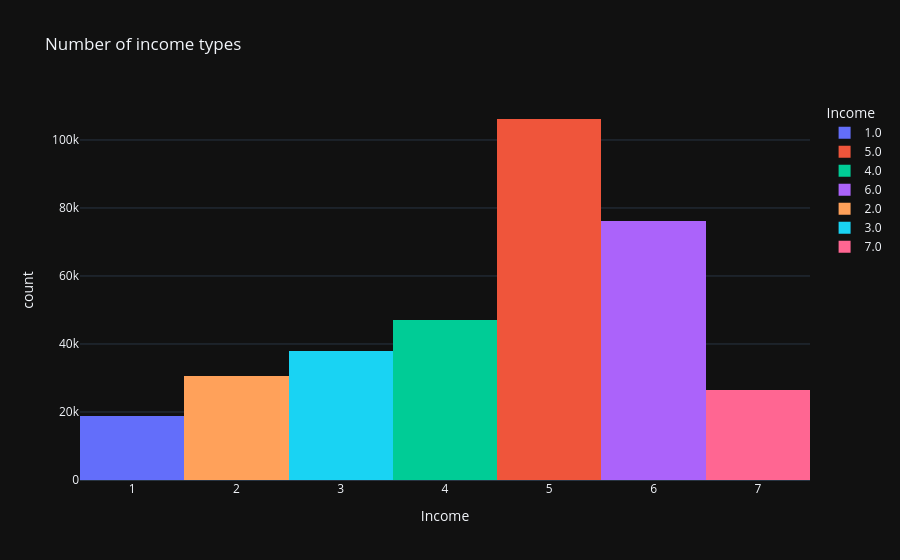

Notebook source saved alongside this figure:
### Code cell
income_graph = px.histogram(df_explore, x='Income', color='Income', title='Number of income types', template='plotly_dark')
income_graph.show()

### Figure 1 — Plotly figure (JSON) as saved in the notebook; plotly's stock layout.template omitted (floating-point values rounded to 4 significant figures; data arrays with more than 128 entries replaced by an {"elided": "..."} marker saying what was removed)
{"data": [{"alignmentgroup": "True", "bingroup": "x", "hovertemplate": "Income=%{x}<br>count=%{y}<extra></extra>", "legendgroup": "1.0", "marker": {"color": "#636efa", "pattern": {"shape": ""}}, "name": "1.0", "offsetgroup": "1.0", "orientation": "v", "showlegend": true, "type": "histogram", "x": {"elided": "18863 int values"}, "xaxis": "x", "yaxis": "y"}, {"alignmentgroup": "True", "bingroup": "x", "hovertemplate": "Income=%{x}<br>count=%{y}<extra></extra>", "legendgroup": "5.0", "marker": {"color": "#EF553B", "pattern": {"shape": ""}}, "name": "5.0", "offsetgroup": "5.0", "orientation": "v", "showlegend": true, "type": "histogram", "x": {"elided": "106168 int values"}, "xaxis": "x", "yaxis": "y"}, {"alignmentgroup": "True", "bingroup": "x", "hovertemplate": "Income=%{x}<br>count=%{y}<extra></extra>", "legendgroup": "4.0", "marker": {"color": "#00cc96", "pattern": {"shape": ""}}, "name": "4.0", "offsetgroup": "4.0", "orientation": "v", "showlegend": true, "type": "histogram", "x": {"elided": "46986 int values"}, "xaxis": "x", "yaxis": "y"}, {"alignmentgroup": "True", "bingroup": "x", "hovertemplate": "Income=%{x}<br>count=%{y}<extra></extra>", "legendgroup": "6.0", "marker": {"color": "#ab63fa", "pattern": {"shape": ""}}, "name": "6.0", "offsetgroup": "6.0", "orientation": "v", "showlegend": true, "type": "histogram", "x": {"elided": "76115 int values"}, "xaxis": "x", "yaxis": "y"}, {"alignmentgroup": "True", "bingroup": "x", "hovertemplate": "Income=%{x}<br>count=%{y}<extra></extra>", "legendgroup": "2.0", "marker": {"color": "#FFA15A", "pattern": {"shape": ""}}, "name": "2.0", "offsetgroup": "2.0", "orientation": "v", "showlegend": true, "type": "histogram", "x": {"elided": "30651 int values"}, "xaxis": "x", "yaxis": "y"}, {"alignmentgroup": "True", "bingroup": "x", "hovertemplate": "Income=%{x}<br>count=%{y}<extra></extra>", "legendgroup": "3.0", "marker": {"color": "#19d3f3", "pattern": {"shape": ""}}, "name": "3.0", "offsetgroup": "3.0", "orientation": "v", "showlegend": true, "type": "histogram", "x": {"elided": "38052 int values"}, "xaxis": "x", "yaxis": "y"}, {"alignmentgroup": "True", "bingroup": "x", "hovertemplate": "Income=%{x}<br>count=%{y}<extra></extra>", "legendgroup": "7.0", "marker": {"color": "#FF6692", "pattern": {"shape": ""}}, "name": "7.0", "offsetgroup": "7.0", "orientation": "v", "showlegend": true, "type": "histogram", "x": {"elided": "26580 int values"}, "xaxis": "x", "yaxis": "y"}], "layout": {"autosize": true, "barmode": "relative", "legend": {"title": {"text": "Income"}, "tracegroupgap": 0}, "title": {"text": "Number of income types"}, "xaxis": {"anchor": "y", "autorange": true, "categoryarray": [1, 5, 4, 6, 2, 3, 7], "categoryorder": "array", "domain": [0, 1], "range": [0.5, 7.5], "title": {"text": "Income"}, "type": "linear"}, "yaxis": {"anchor": "x", "autorange": true, "domain": [0, 1], "range": [0, 111800.0], "title": {"text": "count"}}}}
